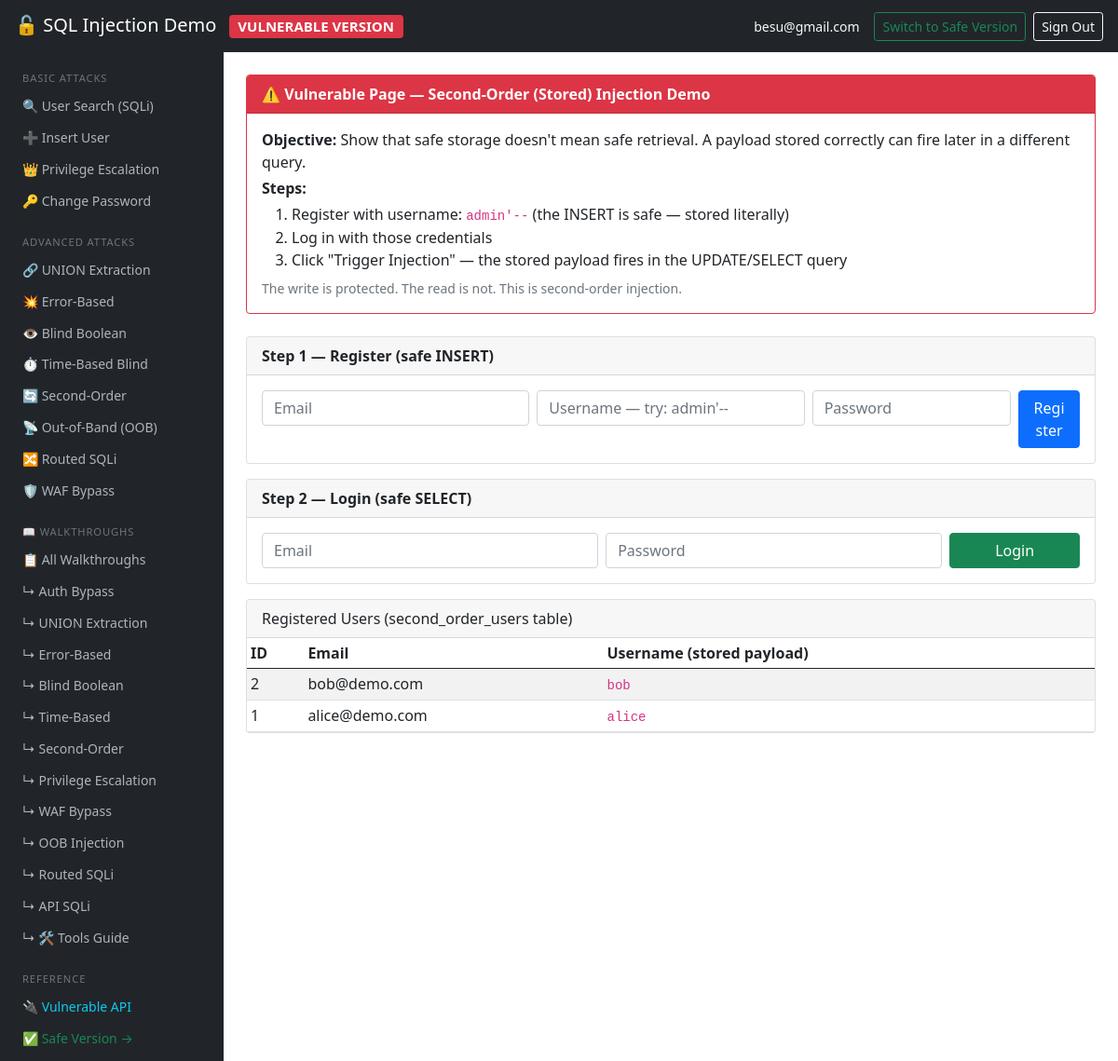
The page /profile.php?action=second_order (signed in) on the database its author committed.
### tables this page shows
CREATE TABLE IF NOT EXISTS `second_order_users` (
  `id` int(11) NOT NULL AUTO_INCREMENT,
  `email` varchar(200) NOT NULL,
  `username` varchar(200) NOT NULL,
  `password` varchar(200) NOT NULL,
  PRIMARY KEY (`id`)
);

### pages/second_order.php (the view, shortened to what this page needs)
<div class="card mb-4 border-danger">
  <div class="card-header bg-danger text-white">
    <strong>⚠️ Vulnerable Page — Second-Order (Stored) Injection Demo</strong>
  </div>
  <div class="card-body">
    <p class="mb-1"><strong>Objective:</strong> Show that safe storage doesn't mean safe retrieval. A payload stored correctly can fire later in a different query.</p>
    <p class="mb-1"><strong>Steps:</strong></p>
    <ol class="mb-0">
      <li>Register with username: <code>admin'--</code> (the INSERT is safe — stored literally)</li>
      <li>Log in with those credentials</li>
      <li>Click "Trigger Injection" — the stored payload fires in the UPDATE/SELECT query</li>
    </ol>
    <p class="mt-2 mb-0 text-muted small">The write is protected. The read is not. This is second-order injection.</p>
  </div>
</div>
<div class="card mb-3">
  <div class="card-header"><strong>Step 1 — Register (safe INSERT)</strong></div>
  <div class="card-body">
    <form method="post">
      <div class="row g-2">
        <div class="col-md-4">
          <input type="email" name="email" class="form-control" placeholder="Email" required>
        </div>
        <div class="col-md-4">
          <input type="text" name="username" class="form-control" placeholder="Username — try: admin'--" required>
        </div>
        <div class="col-md-3">
          <input type="password" name="password" class="form-control" placeholder="Password" required>
        </div>
        <div class="col-md-1">
          <button type="submit" name="register" class="btn btn-primary w-100">Register</button>
        </div>
      </div>
    </form>
  </div>
</div>
<div class="card mb-3">
  <div class="card-header"><strong>Step 2 — Login (safe SELECT)</strong></div>
  <div class="card-body">
    <form method="post">
      <div class="row g-2">
        <div class="col-md-5">
          <input type="email" name="email" class="form-control" placeholder="Email" required>
        </div>
        <div class="col-md-5">
          <input type="password" name="password" class="form-control" placeholder="Password" required>
        </div>
        <div class="col-md-2">
          <button type="submit" name="login_second_order" class="btn btn-success w-100">Login</button>
        </div>
      </div>
    </form>
  </div>
</div>
<?php
try {
    $all = $pdo->query("SELECT id, email, username FROM second_order_users ORDER BY id DESC LIMIT 10");
    if ($all && $all->rowCount() > 0):
?>
<div class="card mt-3">
  <div class="card-header">Registered Users (second_order_users table)</div>
  <div class="card-body p-0">
    <table class="table table-sm table-striped mb-0">
      <thead><tr><th>ID</th><th>Email</th><th>Username (stored payload)</th></tr></thead>
      <tbody>
      <?php foreach ($all as $u): ?>
        <tr>
          <td><?= htmlspecialchars($u['id']) ?></td>
          <td><?= htmlspecialchars($u['email']) ?></td>
          <td><code><?= htmlspecialchars($u['username']) ?></code></td>
        </tr>
      <?php endforeach; ?>
      </tbody>
    </table>
  </div>
</div>
<?php endif; } catch (\Exception $e) {
    echo '<div class="alert alert-warning">Note: Run the updated SQL schema to create the <code>second_order_users</code> table.</div>';
} ?>

### profile.php (shortened to what this page needs)
<!DOCTYPE html>
<html lang="en">
<head>
    <link href="bootstrap/css/bootstrap.min.css" rel="stylesheet">
</head>
<body>
<nav class="navbar navbar-dark bg-dark px-3" style="height:56px">
  <span class="navbar-brand mb-0 h6">
    🔓 SQL Injection Demo
    <span class="badge bg-danger ms-2">VULNERABLE VERSION</span>
  </span>
  <div class="d-flex align-items-center">
    <span class="text-light me-3 small"><?= htmlspecialchars($_SESSION['email']) ?></span>
    <a href="profile_safe.php" class="btn btn-outline-success btn-sm me-2">Switch to Safe Version</a>
    <a href="logout.php" class="btn btn-outline-light btn-sm">Sign Out</a>
  </div>
</nav>
<div class="d-flex">
  <nav class="sidebar p-2" style="width:240px; flex-shrink:0">
    <div class="nav-section">Basic Attacks</div>
    <a href="?action=search" class="nav-link">🔍 User Search (SQLi)</a>
    <a href="?action=insert" class="nav-link">➕ Insert User</a>
    <a href="?action=privesc" class="nav-link">👑 Privilege Escalation</a>
    <a href="?action=changepassword&id=<?= $_SESSION['id'] ?? 1 ?>" class="nav-link">🔑 Change Password</a>
    <div class="nav-section mt-2">Advanced Attacks</div>
    <a href="?action=union_search" class="nav-link">🔗 UNION Extraction</a>
    <a href="?action=error_based" class="nav-link">💥 Error-Based</a>
    <a href="?action=blind_boolean" class="nav-link">👁 Blind Boolean</a>
    <a href="?action=time_based" class="nav-link">⏱ Time-Based Blind</a>
    <a href="?action=second_order" class="nav-link">🔄 Second-Order</a>
    <a href="?action=oob" class="nav-link">📡 Out-of-Band (OOB)</a>
    <a href="?action=routed" class="nav-link">🔀 Routed SQLi</a>
    <a href="?action=waf_bypass" class="nav-link">🛡 WAF Bypass</a>
    <div class="nav-section mt-2">📖 Walkthroughs</div>
    <a href="?action=walkthroughs" class="nav-link">📋 All Walkthroughs</a>
    <a href="?action=walkthrough&topic=login_bypass" class="nav-link ps-3 small">↳ Auth Bypass</a>
    <a href="?action=walkthrough&topic=union" class="nav-link ps-3 small">↳ UNION Extraction</a>
    <a href="?action=walkthrough&topic=error_based" class="nav-link ps-3 small">↳ Error-Based</a>
    <a href="?action=walkthrough&topic=blind_boolean" class="nav-link ps-3 small">↳ Blind Boolean</a>
    <a href="?action=walkthrough&topic=time_based" class="nav-link ps-3 small">↳ Time-Based</a>
    <a href="?action=walkthrough&topic=second_order" class="nav-link ps-3 small">↳ Second-Order</a>
    <a href="?action=walkthrough&topic=privesc" class="nav-link ps-3 small">↳ Privilege Escalation</a>
    <a href="?action=walkthrough&topic=waf_bypass" class="nav-link ps-3 small">↳ WAF Bypass</a>
    <a href="?action=walkthrough&topic=oob" class="nav-link ps-3 small">↳ OOB Injection</a>
    <a href="?action=walkthrough&topic=routed" class="nav-link ps-3 small">↳ Routed SQLi</a>
    <a href="?action=walkthrough&topic=api" class="nav-link ps-3 small">↳ API SQLi</a>
    <a href="?action=walkthrough&topic=tools" class="nav-link ps-3 small">↳ 🛠 Tools Guide</a>
    <div class="nav-section mt-2">Reference</div>
    <a href="../api/index.php" class="nav-link text-info">🔌 Vulnerable API</a>
    <a href="profile_safe.php" class="nav-link text-success">✅ Safe Version →</a>
  </nav>
  <div class="flex-grow-1 p-4">
    <?php
    $pdo = ( new MySQLConnection() )->connect();
    if ( $pdo === null ) {
        echo '<div class="alert alert-danger">Could not connect to the MySQL database!</div>';
    } else {
        $action = $_GET['action'] ?? '';
        if ( $action === 'delete' && isset( $_GET['id'] ) && (int) $_GET['id'] > 0 ) {
            require( 'pages/delete.php' );
        } elseif ( $action === 'update' && isset( $_GET['id'] ) && (int) $_GET['id'] > 0 ) {
            require( 'pages/update.php' );
        } elseif ( $action === 'insert' ) {
            require( 'pages/insert.php' );
        } elseif ( $action === 'changepassword' ) {
            require( 'pages/changepassword.php' );
        } elseif ( $action === 'union_search' ) {
            require( 'pages/union_search.php' );
        } elseif ( $action === 'error_based' ) {
            require( 'pages/error_based.php' );
        } elseif ( $action === 'blind_boolean' ) {
            require( 'pages/blind_boolean.php' );
        } elseif ( $action === 'time_based' ) {
            require( 'pages/time_based.php' );
        } elseif ( $action === 'second_order' ) {
            require( 'pages/second_order.php' );
        } elseif ( $action === 'privesc' ) {
            require( 'pages/privesc.php' );
        } elseif ( $action === 'routed' ) {
            require( 'pages/routed.php' );
        } elseif ( $action === 'oob' ) {
            require( 'pages/oob.php' );
        } elseif ( $action === 'waf_bypass' ) {
            require( 'pages/waf_bypass.php' );
        } elseif ( $action === 'walkthroughs' || $action === 'walkthrough' ) {
            require( 'pages/walkthroughs.php' );
        } else {
            require( 'pages/user_list.php' );
        }
    }
    ?>
  </div>
</div>
</body>
</html>

### profile.php (style rules this page uses)
.sidebar { min-height: calc(100vh - 56px); background: #212529; }
.sidebar .nav-link { color: #adb5bd; font-size: 0.875rem; padding: 0.4rem 1rem; }
.sidebar .nav-section { color: #6c757d; font-size: 0.7rem; text-transform: uppercase; letter-spacing: 0.08em; padding: 0.75rem 1rem 0.25rem; }

### rows shown on the page
second_order_users: id "2", email "bob@demo.com", username "bob"
second_order_users: id "1", email "alice@demo.com", username "alice"

### other values the page prints
$_SESSION['email'] "besu@gmail.com"
